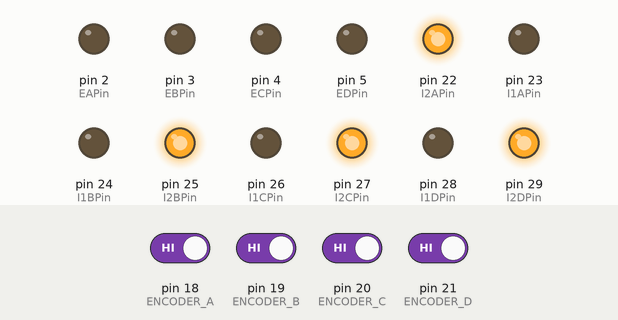
A sketch run on a simulated Arduino Mega 2560, built with avr-gcc and run on an emulated ATmega2560. Parts: output pins drawn as LEDs (lit = HIGH). Inputs (shaded band) come from the test bench; at power-on: pin 18 (ENCODER_A), pin 19 (ENCODER_B), pin 20 (ENCODER_C), pin 21 (ENCODER_D) HIGH. What the sketch prints to the serial monitor is not drawn.

Above: at 0.2 s.
Timing chart, 0 to 1.7 s (numbered marks = the images above):
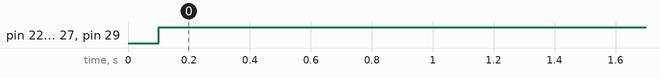

Measured:
- by itself, pin 22 (I2APin), pin 25 (I2BPin), pin 27 (I2CPin), pin 29 (I2DPin): LOW → HIGH at 0.10 s

The sketch:

Cuatro_Motores.ino
```cpp
//***************************************************//
//***************************************************//
//*****    Velocidad de 2 Motores DC con PID    *****//
//*****                                         *****//
//***** by: Sergio Andres Castaño Giraldo       *****//
//***** https://controlautomaticoeducacion.com/ *****//
//*****                                         *****//
//***************************************************//
//***************************************************//

// this library includes the ATOMIC_BLOCK macro.
#include <util/atomic.h>

#define ENCODER_A       18 // Amarillo
#define ENCODER_B       19 // Verde
#define ENCODER_C       20 // Amarillo
#define ENCODER_D       21 // Verde


// Pines de Controle
const int EAPin = 2;
const int EBPin = 3;
const int ECPin = 4;
const int EDPin = 5;

const int I1APin = 23;
const int I2APin = 22;
const int I1BPin = 24;
const int I2BPin = 25;

const int I1CPin = 26;
const int I2CPin = 27;
const int I1DPin = 28;
const int I2DPin = 29;


//Variable global de pulsos compartida con la interrupción
volatile int pulsos1 = 0, pulsos2 = 0;
volatile int pulsos3 = 0, pulsos4 = 0;


unsigned long timeold, lastTime;
float resolution = 374.22;

//Variáveis controle PID
float rpm1=0,rpm2=0,rpm3=0,rpm4=0;

float w1=0,w2=0,w3=0,w4=0;  //Referencia

float e1[3]={0,0,0};           // Vetor do erro
float u1[2]={0,0};             //Vector da Lei de Controle
float e2[3]={0,0,0};           // Vetor do erro
float u2[2]={0,0};             //Vector da Lei de Controle
float e3[3]={0,0,0};           // Vetor do erro
float u3[2]={0,0};             //Vector da Lei de Controle
float e4[3]={0,0,0};           // Vetor do erro
float u4[2]={0,0};             //Vector da Lei de Controle

int kU = sizeof(u1)/sizeof(float)-1;
int kE = sizeof(e1)/sizeof(float)-1;
float kp,ti,td;

//Modelo em função de transferência dos Motores
float K=4.2079,tau=0.4776,theta=0.1475;
//Periodo de amostragem
float Ts = 0.1;
float L = theta + Ts/2;
int Tm = 100; //Periodo de amostragem função millis dentro do Loop()

//Estructura del Motor
typedef struct{
  byte enPin;
  byte directionPin1;
  byte directionPin2;
}Motor;

//Creo el motor
const Motor motorA = {EAPin, I1APin, I2APin};
const Motor motorB = {EBPin, I1BPin, I2BPin};
const Motor motorC = {ECPin, I1CPin, I2CPin};
const Motor motorD = {EDPin, I1DPin, I2DPin};

//Estructura Controle PID
typedef struct{
  //Constantes del PID Digital
     float q0,q1,q2;
     //Saturación
     float u_min,u_max;
}PIDz;

PIDz pidA;
PIDz pidB;
PIDz pidC;
PIDz pidD;

//Constantes de dirección del Motor
//Forward = true;
//Backward = false;
bool directionA = false;
bool directionB = false;
bool directionC = false;
bool directionD = false;


/*===========================================================================*/
/*=======================    FUNÇÃO DO CONTROLE PID  =======================*/
/*===========================================================================*/
//Bibliografía da Função PID:
//https://www.udemy.com/course/sistemas-de-control-arduino/?referralCode=E96DE5D712758EC78582
//
float PID_action(PIDz pid, float *u, float *e){
    float lu;
    // Controle PID
    // e[2] = e(k)
    // e[1] = e(k-1)
    // e[0] = e(k-2)
    // u[0] = u(k-1)
    lu = u[0] + pid.q0*e[2] + pid.q1*e[1] + pid.q2*e[0]; //Ley del controlador PID discreto

    // Anti - Windup
    if (lu >= pid.u_max)
     lu = pid.u_max;

    if (lu <= pid.u_min)
     lu = pid.u_min;

     return(lu);
}

//Função para o PID Discreto atualizar os valores do passado
//Bibliografía da Função PID:
//https://www.udemy.com/course/sistemas-de-control-arduino/?referralCode=E96DE5D712758EC78582
//
void update_past(float v[],int kT){
   int i;
   for(i=1;i<=kT;i++){
      v[i-1]=v[i];
   }
}

//Função de interrupção pelo TIMER 1 para o periodo de amostragem do PID
void SampleTime(void)
{
  //Actualiza los vectores u y e
   update_past(u1,kU);
   update_past(e1,kE);
   update_past(u2,kU);
   update_past(e2,kE);
   update_past(u3,kU);
   update_past(e3,kE);
   update_past(u4,kU);
   update_past(e4,kE);

  //Calcula el error actual
   e1[kE] = w1 - rpm1;
   e2[kE] = w2 - rpm2;
   e3[kE] = w3 - rpm3;
   e4[kE] = w4 - rpm4;

   // Calcula la Acción de Control PID
   u1[kU] = PID_action(pidA,u1,e1);
   u2[kU] = PID_action(pidB,u2,e2);
   u3[kU] = PID_action(pidC,u3,e3);
   u4[kU] = PID_action(pidD,u4,e4);

    //Activa el motor dirección Forward con la velocidad
    actionMotor(motorA, u1[kU], directionA, w1);
    actionMotor(motorB, u2[kU], directionB, w2);
    actionMotor(motorC, u3[kU], directionC, w3);
    actionMotor(motorD, u4[kU], directionD, w4);
    //Bibliografía da Função PID:
    //https://www.udemy.com/course/sistemas-de-control-arduino/?referralCode=E96DE5D712758EC78582
    //
}

void setup(){
  // set timer 1 divisor to  1024 for PWM frequency of 30.64 Hz
  TCCR1B = TCCR1B & B11111000 | B00000101;
  Serial.begin(9600);
  //Encoders como entradas
  pinMode(ENCODER_A, INPUT);
  pinMode(ENCODER_B, INPUT);
  pinMode(ENCODER_C, INPUT);
  pinMode(ENCODER_D, INPUT);

  //Configura Motor
  pinMode(motorA.enPin, OUTPUT);
  pinMode(motorA.directionPin1, OUTPUT);
  pinMode(motorA.directionPin2, OUTPUT);

  pinMode(motorB.enPin, OUTPUT);
  pinMode(motorB.directionPin1, OUTPUT);
  pinMode(motorB.directionPin2, OUTPUT);

  pinMode(motorC.enPin, OUTPUT);
  pinMode(motorC.directionPin1, OUTPUT);
  pinMode(motorC.directionPin2, OUTPUT);

  pinMode(motorD.enPin, OUTPUT);
  pinMode(motorD.directionPin1, OUTPUT);
  pinMode(motorD.directionPin2, OUTPUT);

  //Configurar Interrupción
  timeold = 0;
  lastTime = 0;
  attachInterrupt(digitalPinToInterrupt(ENCODER_A),Encoder1,RISING);
  attachInterrupt(digitalPinToInterrupt(ENCODER_B),Encoder2,RISING);
  attachInterrupt(digitalPinToInterrupt(ENCODER_C),Encoder3,RISING);
  attachInterrupt(digitalPinToInterrupt(ENCODER_D),Encoder4,RISING);


  // ********************************* //
   // ******** SINTONIA DEL PID ZN***** //
   // ********************************* //

   kp=(1.2*tau)/(K*L);
   ti=2*L;
   td=0.5*L;
   //kp = 0.42504;
   //ti = 0.5582;
   //td = 0.0473;
   //PIDA
   pidA.q0=kp*(1+Ts/(2*ti)+td/Ts);
   pidA.q1=-kp*(1-Ts/(2*ti)+(2*td)/Ts);
   pidA.q2=(kp*td)/Ts;
   pidA.u_min = 0.0;
   pidA.u_max = 255.0;

   //PIDB
   pidB.q0=kp*(1+Ts/(2*ti)+td/Ts);
   pidB.q1=-kp*(1-Ts/(2*ti)+(2*td)/Ts);
   pidB.q2=(kp*td)/Ts;
   pidB.u_min = 0.0;
   pidB.u_max = 255.0;

   //PIDC
   pidC.q0=kp*(1+Ts/(2*ti)+td/Ts);
   pidC.q1=-kp*(1-Ts/(2*ti)+(2*td)/Ts);
   pidC.q2=(kp*td)/Ts;
   pidC.u_min = 0.0;
   pidC.u_max = 255.0;

   //PIDD
   pidD.q0=kp*(1+Ts/(2*ti)+td/Ts);
   pidD.q1=-kp*(1-Ts/(2*ti)+(2*td)/Ts);
   pidD.q2=(kp*td)/Ts;
   pidD.u_min = 0.0;
   pidD.u_max = 255.0;
}

void loop(){

  String dato,degC;
  int i,ini,fin,flag1=0,flag2=0,dir=0;

    //Calculo das RPM
    if (millis() - timeold >= Tm)
    {
      //Modifica las variables de la interrupción forma atómica
      ATOMIC_BLOCK(ATOMIC_RESTORESTATE){
        rpm1 = float((60.0 * 1000.0 / resolution ) / (millis() - timeold) * pulsos1);
        rpm2 = float((60.0 * 1000.0 / resolution ) / (millis() - timeold) * pulsos2);
        rpm3 = float((60.0 * 1000.0 / resolution ) / (millis() - timeold) * pulsos3);
        rpm4 = float((60.0 * 1000.0 / resolution ) / (millis() - timeold) * pulsos4);


        pulsos1 = 0;
        pulsos2 = 0;
        pulsos3 = 0;
        pulsos4 = 0;
      }

      //Executa as funções do controle PID
      SampleTime();
      timeold = millis();

    }

    //Dados pelo Monitor Serial
    if (millis() - lastTime >= 2000)
    {
      Serial.print("RPM1: ");
      Serial.println(rpm1);
      Serial.print("RPM2: ");
      Serial.println(rpm2);
      Serial.print("RPM3: ");
      Serial.println(rpm3);
      Serial.print("RPM4: ");
      Serial.println(rpm4);
      Serial.println();
      lastTime = millis();
    }


    //********* Receber dados pelo Serial Monitor  ***************
    //
    // O inicio da comunicação começa com a letra maiscula do motor
    // ou também com letra minuscula do motor
    //
    // Se começa com letra maiscula, é para mudar o SETPOINT do PID
    // Se começa com letra minuscula, é para mudar o sentido de giro do motor
    //
    // o fim da mensagem da comunicação é com carater $
    //
    // Se recebe: A70$ --> Muda o setpoint do Motor A em 70
    // Se recebe: B100$ --> Muda o setpoint do Motor B em 100
    if (Serial.available()){
      //leemos el dato enviado
      dato=Serial.readString();
      //Procura as letras maiusculas e minusculas que vem do monitor serial
      for(i=0;i<10;i++){
        if(dato[i]=='A' || dato[i]=='B'|| dato[i]=='C'|| dato[i]=='D' ||
           dato[i]=='a' || dato[i]=='b'|| dato[i]=='c'|| dato[i]=='d'){
          ini=i+1;
          i=10;
          flag1 = 1;
        }
       }
       for(i=ini;i<10;i++){
        if(dato[i]=='$'){
          fin=i;
          i=10;
          flag2 = 1;
        }
       }

      //Se foi encontrado o carater de finalização '$'
      // e o carater de inicio pode continuar
      if(flag1 == 1 && flag2 == 1){
       // salvo en degC el caracter con el escalon
        degC=dato.substring(ini, fin);

        //Letra MAISCULA muda o SETPOINT
        if(dato[ini-1]=='A')
          w1 = degC.toDouble();   // Convert character string to integers
        if(dato[ini-1]=='B')
          w2 = degC.toDouble();
        if(dato[ini-1]=='C')
          w3 = degC.toDouble();
        if(dato[ini-1]=='D')
          w4 = degC.toDouble();

      //********************************************//
      //********************************************//
      //** Letra MINUSCULA muda o SENTIDO DE GIRO **//
      //********************************************//
      //********************************************//

      // *********  MOTOR A  **********************//
        // a1$  ----> Sentido Forward
        // a0$  ----> Sentido Backward
        if(dato[ini-1]=='a'){
          dir = degC.toInt();
          if(dir == 0)
            directionA = false;
          else
            directionA = true;
        }

        // *********  MOTOR B  **********************//
        // b1$  ----> Sentido Forward
        // b0$  ----> Sentido Backward
        if(dato[ini-1]=='b'){
          dir = degC.toInt();
          if(dir == 0)
            directionB = false;
          else
            directionB = true;
        }

        // *********  MOTOR C  **********************//
        // c1$  ----> Sentido Forward
        // c0$  ----> Sentido Backward
        if(dato[ini-1]=='c'){
          dir = degC.toInt();
          if(dir == 0)
            directionC = false;
          else
            directionC = true;
        }

        // *********  MOTOR D  **********************//
        // d1$  ----> Sentido Forward
        // d0$  ----> Sentido Backward
        if(dato[ini-1]=='d'){
          dir = degC.toInt();
          if(dir == 0)
            directionD = false;
          else
            directionD = true;
        }

        flag1 = 0;
        flag2 = 0;
      }
    }

}

//Función para dirección y velocidad del Motor
void setMotor(const Motor motor, int vel, bool dir){
  analogWrite(motor.enPin, vel);
  if(dir){
    digitalWrite(motor.directionPin1, HIGH);
    digitalWrite(motor.directionPin2, LOW);
  }
  else{
    digitalWrite(motor.directionPin1, LOW);
    digitalWrite(motor.directionPin2, HIGH);
  }
}

//Evita o barulho do motor quando está parado.
//Barulho causado pelo PWM
void actionMotor(const Motor motor, int vel, bool dir,float w){
  if(w > 0)
    setMotor(motor, vel, dir);
  else
    setMotor(motor, 0, dir);
}


//Función para la lectura del encoder
void Encoder1(){
  //Lectura de Velocidad
  pulsos1++; //Incrementa una revolución
}

void Encoder2(){
  //Lectura de Velocidad
  pulsos2++; //Incrementa una revolución
}

void Encoder3(){
  //Lectura de Velocidad
  pulsos3++; //Incrementa una revolución
}

void Encoder4(){
  //Lectura de Velocidad
  pulsos4++; //Incrementa una revolución
}
```
